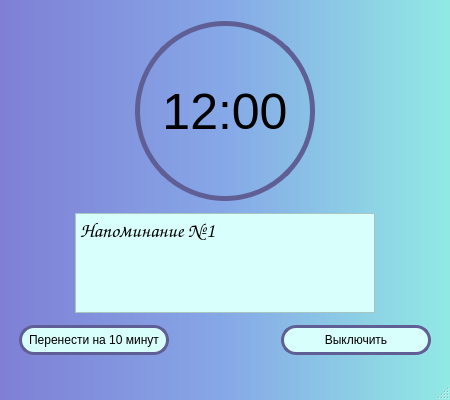
<?xml version="1.0" encoding="UTF-8"?>
<ui version="4.0">
 <class>MainWindow</class>
 <widget class="QMainWindow" name="MainWindow">
  <property name="geometry">
   <rect>
    <x>0</x>
    <y>0</y>
    <width>450</width>
    <height>400</height>
   </rect>
  </property>
  <property name="minimumSize">
   <size>
    <width>450</width>
    <height>400</height>
   </size>
  </property>
  <property name="maximumSize">
   <size>
    <width>450</width>
    <height>400</height>
   </size>
  </property>
  <property name="windowTitle">
   <string>MainWindow</string>
  </property>
  <property name="styleSheet">
   <string notr="true">QMainWindow {
	background-color: qlineargradient(spread:pad, x1:0, y1:0, x2:1, y2:0, stop:0 #7f7fd5, stop:0.5 #86a8e7, stop:1 #91eae4);
}

QLabel {
	font-size: 50px;
	border: 5px solid #5f5f95;
	border-radius: 90px
}

QTextEdit {
	background-color: #d9fffc;
	font-size: 20px;
}

QPushButton {
	background-color: #d9fffc;
	border: 3px solid #5f5f95;
	border-radius: 15px;
}

QPushButton:hover {
	background-color: #bddedb;
	border: 3px solid #4a4a74;
	border-radius: 15px;
}</string>
  </property>
  <widget class="QWidget" name="centralwidget">
   <layout class="QHBoxLayout" name="horizontalLayout_4">
    <item>
     <layout class="QVBoxLayout" name="verticalLayout">
      <property name="spacing">
       <number>10</number>
      </property>
      <property name="leftMargin">
       <number>10</number>
      </property>
      <property name="topMargin">
       <number>10</number>
      </property>
      <property name="rightMargin">
       <number>10</number>
      </property>
      <property name="bottomMargin">
       <number>10</number>
      </property>
      <item>
       <layout class="QHBoxLayout" name="horizontalLayout_3">
        <item>
         <spacer name="horizontalSpacer_2">
          <property name="orientation">
           <enum>Qt::Horizontal</enum>
          </property>
          <property name="sizeHint" stdset="0">
           <size>
            <width>40</width>
            <height>20</height>
           </size>
          </property>
         </spacer>
        </item>
        <item>
         <widget class="QLabel" name="time">
          <property name="minimumSize">
           <size>
            <width>180</width>
            <height>180</height>
           </size>
          </property>
          <property name="maximumSize">
           <size>
            <width>180</width>
            <height>180</height>
           </size>
          </property>
          <property name="styleSheet">
           <string notr="true"/>
          </property>
          <property name="text">
           <string>12:00</string>
          </property>
          <property name="alignment">
           <set>Qt::AlignCenter</set>
          </property>
          <property name="indent">
           <number>0</number>
          </property>
         </widget>
        </item>
        <item>
         <spacer name="horizontalSpacer_3">
          <property name="orientation">
           <enum>Qt::Horizontal</enum>
          </property>
          <property name="sizeHint" stdset="0">
           <size>
            <width>40</width>
            <height>20</height>
           </size>
          </property>
         </spacer>
        </item>
       </layout>
      </item>
      <item>
       <layout class="QHBoxLayout" name="horizontalLayout_2">
        <item>
         <spacer name="horizontalSpacer_4">
          <property name="orientation">
           <enum>Qt::Horizontal</enum>
          </property>
          <property name="sizeHint" stdset="0">
           <size>
            <width>40</width>
            <height>20</height>
           </size>
          </property>
         </spacer>
        </item>
        <item>
         <widget class="QTextEdit" name="description">
          <property name="minimumSize">
           <size>
            <width>300</width>
            <height>100</height>
           </size>
          </property>
          <property name="maximumSize">
           <size>
            <width>300</width>
            <height>100</height>
           </size>
          </property>
          <property name="font">
           <font>
            <family>Comic Sans MS</family>
            <pointsize>-1</pointsize>
           </font>
          </property>
          <property name="readOnly">
           <bool>true</bool>
          </property>
          <property name="html">
           <string>&lt;!DOCTYPE HTML PUBLIC &quot;-//W3C//DTD HTML 4.0//EN&quot; &quot;http://www.w3.org/TR/REC-html40/strict.dtd&quot;&gt;
&lt;html&gt;&lt;head&gt;&lt;meta name=&quot;qrichtext&quot; content=&quot;1&quot; /&gt;&lt;style type=&quot;text/css&quot;&gt;
p, li { white-space: pre-wrap; }
&lt;/style&gt;&lt;/head&gt;&lt;body style=&quot; font-family:'Comic Sans MS'; font-size:20px; font-weight:400; font-style:normal;&quot;&gt;
&lt;p style=&quot; margin-top:0px; margin-bottom:0px; margin-left:0px; margin-right:0px; -qt-block-indent:0; text-indent:0px;&quot;&gt;&lt;span style=&quot; font-size:20px;&quot;&gt;Напоминание №1&lt;/span&gt;&lt;/p&gt;&lt;/body&gt;&lt;/html&gt;</string>
          </property>
         </widget>
        </item>
        <item>
         <spacer name="horizontalSpacer_5">
          <property name="orientation">
           <enum>Qt::Horizontal</enum>
          </property>
          <property name="sizeHint" stdset="0">
           <size>
            <width>40</width>
            <height>20</height>
           </size>
          </property>
         </spacer>
        </item>
       </layout>
      </item>
      <item>
       <layout class="QHBoxLayout" name="horizontalLayout">
        <item>
         <widget class="QPushButton" name="repeatBtn">
          <property name="minimumSize">
           <size>
            <width>150</width>
            <height>30</height>
           </size>
          </property>
          <property name="text">
           <string>Перенести на 10 минут</string>
          </property>
         </widget>
        </item>
        <item>
         <spacer name="horizontalSpacer">
          <property name="orientation">
           <enum>Qt::Horizontal</enum>
          </property>
          <property name="sizeHint" stdset="0">
           <size>
            <width>40</width>
            <height>20</height>
           </size>
          </property>
         </spacer>
        </item>
        <item>
         <widget class="QPushButton" name="closeBtn">
          <property name="minimumSize">
           <size>
            <width>150</width>
            <height>30</height>
           </size>
          </property>
          <property name="text">
           <string>Выключить</string>
          </property>
         </widget>
        </item>
       </layout>
      </item>
     </layout>
    </item>
   </layout>
  </widget>
  <widget class="QStatusBar" name="statusbar"/>
 </widget>
 <resources/>
 <connections/>
</ui>
